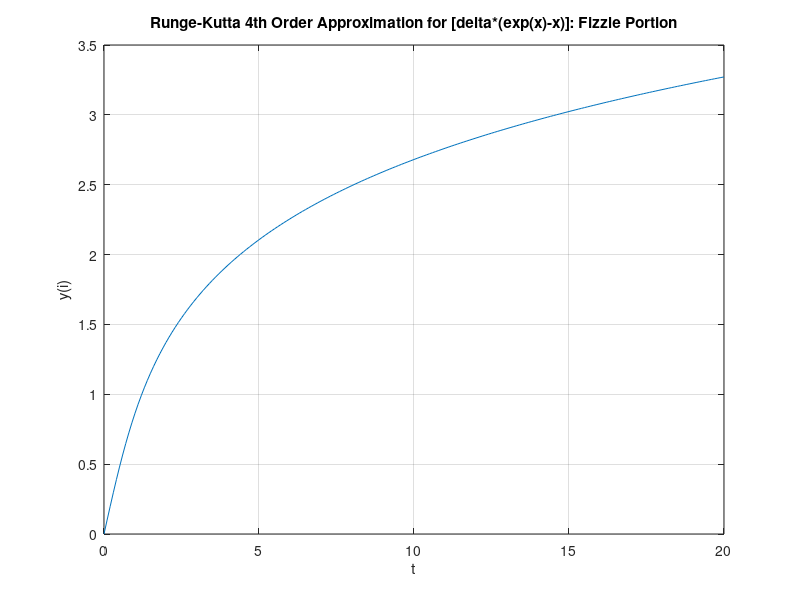

MATLAB code for this plot:
clear all
close all
clc
f = @(t,y) (1/(exp(y) - y));
h = 0.1;
tx = 20;
t = 0:h:tx;
y(1) = 0.0;
for i = 2:numel(t)
    k1 = h*f(t(i-1),y(i-1));
    k2 = h*f(t(i-1)+h/2.0, y(i-1)+k1/2.0);
    k3 = h*f(t(i-1)+h/2.0, y(i-1)+k2/2.0);
    k4 = h*f(t(i-1)+h, y(i-1)+k3);
    y(i) = (y(i-1) + (k1+2*k2+2*k3+k4)/6.0);
    disp([t(i) y(i)]);
end
figure
plot (t, y);
hold on;
%ezplot ('y = x');
%ezplot('(-1/2)*(exp((-2*x)/3) - 1)',[0 20 0 1])
%legend('(1/3*exp(y) - y)','(-1/2)*(exp((-2*x)/3) - 1)')
title('Runge-Kutta 4th Order Approximation for [delta*(exp(x)-x)]: Fizzle Portion')
%line(xlim,[0.619061286 0.619061286],'Color','r')
grid on
xlabel('t')
ylabel('y(i)')